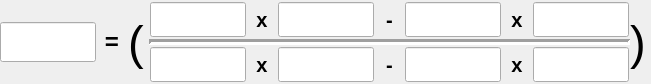
    <widget class="QWidget" name="horizontalLayoutWidget">
     <property name="geometry">
      <rect>
       <x>200</x>
       <y>260</y>
       <width>651</width>
       <height>84</height>
      </rect>
     </property>
     <layout class="QHBoxLayout" name="horizontalLayout_9" stretch="12,2,45,2">
      <property name="spacing">
       <number>0</number>
      </property>
      <property name="margin">
       <number>0</number>
      </property>
      <item>
       <layout class="QVBoxLayout" name="verticalLayout_2" stretch="2,3,2">
        <property name="spacing">
         <number>0</number>
        </property>
        <property name="margin">
         <number>0</number>
        </property>
        <item>
         <spacer name="verticalSpacer">
          <property name="orientation">
           <enum>Qt::Vertical</enum>
          </property>
          <property name="sizeHint" stdset="0">
           <size>
            <width>20</width>
            <height>40</height>
           </size>
          </property>
         </spacer>
        </item>
        <item>
         <layout class="QHBoxLayout" name="horizontalLayout_11" stretch="3,1">
          <item>
           <widget class="caLineEdit" name="caLineEdit_26">
            <property name="sizePolicy">
             <sizepolicy hsizetype="Expanding" vsizetype="Expanding">
              <horstretch>0</horstretch>
              <verstretch>0</verstretch>
             </sizepolicy>
            </property>
            <property name="font">
             <font>
              <family>Monospace</family>
              <pointsize>20</pointsize>
              <stylestrategy>PreferDefault</stylestrategy>
             </font>
            </property>
            <property name="alignment">
             <set>Qt::AlignAbsolute|Qt::AlignCenter|Qt::AlignHCenter|Qt::AlignVCenter</set>
            </property>
            <property name="channel" stdset="0">
             <string notr="true">$(P)$(HOR).RBV</string>
            </property>
            <property name="foreground">
             <color>
              <red>10</red>
              <green>0</green>
              <blue>184</blue>
             </color>
            </property>
            <property name="background">
             <color>
              <red>200</red>
              <green>200</green>
              <blue>200</blue>
             </color>
            </property>
            <property name="colorMode">
             <enum>caLineEdit::Static</enum>
            </property>
            <property name="precisionMode">
             <enum>caLineEdit::Channel</enum>
            </property>
            <property name="limitsMode">
             <enum>caLineEdit::Channel</enum>
            </property>
            <property name="maxValue">
             <double>1.000000000000000</double>
            </property>
            <property name="minValue">
             <double>0.000000000000000</double>
            </property>
            <property name="fontScaleMode" stdset="0">
             <enum>caLineEdit::WidthAndHeight</enum>
            </property>
            <property name="formatType">
             <enum>caLineEdit::decimal</enum>
            </property>
           </widget>
          </item>
          <item>
           <widget class="caLabel" name="calabel_49">
            <property name="sizePolicy">
             <sizepolicy hsizetype="Expanding" vsizetype="Preferred">
              <horstretch>0</horstretch>
              <verstretch>0</verstretch>
             </sizepolicy>
            </property>
            <property name="font">
             <font>
              <pointsize>18</pointsize>
              <weight>75</weight>
              <bold>true</bold>
             </font>
            </property>
            <property name="text">
             <string>=</string>
            </property>
            <property name="alignment">
             <set>Qt::AlignCenter</set>
            </property>
           </widget>
          </item>
         </layout>
        </item>
        <item>
         <spacer name="verticalSpacer_2">
          <property name="orientation">
           <enum>Qt::Vertical</enum>
          </property>
          <property name="sizeHint" stdset="0">
           <size>
            <width>20</width>
            <height>40</height>
           </size>
          </property>
         </spacer>
        </item>
       </layout>
      </item>
      <item>
       <widget class="caLabel" name="calabel_12">
        <property name="font">
         <font>
          <pointsize>35</pointsize>
         </font>
        </property>
        <property name="text">
         <string>(</string>
        </property>
       </widget>
      </item>
      <item>
       <layout class="QVBoxLayout" name="verticalLayout" stretch="5,1,5">
        <property name="margin">
         <number>0</number>
        </property>
        <item>
         <layout class="QHBoxLayout" name="horizontalLayout_13" stretch="3,1,3,1,3,1,3">
          <property name="spacing">
           <number>0</number>
          </property>
          <property name="leftMargin">
           <number>1</number>
          </property>
          <property name="topMargin">
           <number>2</number>
          </property>
          <property name="rightMargin">
           <number>1</number>
          </property>
          <property name="bottomMargin">
           <number>2</number>
          </property>
          <item>
           <widget class="caLineEdit" name="caLineEdit_30">
            <property name="sizePolicy">
             <sizepolicy hsizetype="Expanding" vsizetype="Expanding">
              <horstretch>0</horstretch>
              <verstretch>0</verstretch>
             </sizepolicy>
            </property>
            <property name="font">
             <font>
              <family>Monospace</family>
              <pointsize>17</pointsize>
              <stylestrategy>PreferDefault</stylestrategy>
             </font>
            </property>
            <property name="alignment">
             <set>Qt::AlignAbsolute|Qt::AlignCenter|Qt::AlignHCenter|Qt::AlignVCenter</set>
            </property>
            <property name="channel" stdset="0">
             <string notr="true">$(P)$(SLITS):vCenterC2.VAL</string>
            </property>
            <property name="foreground">
             <color>
              <red>10</red>
              <green>0</green>
              <blue>184</blue>
             </color>
            </property>
            <property name="background">
             <color>
              <red>200</red>
              <green>200</green>
              <blue>200</blue>
             </color>
            </property>
            <property name="colorMode">
             <enum>caLineEdit::Static</enum>
            </property>
            <property name="precisionMode">
             <enum>caLineEdit::Channel</enum>
            </property>
            <property name="limitsMode">
             <enum>caLineEdit::Channel</enum>
            </property>
            <property name="maxValue">
             <double>1.000000000000000</double>
            </property>
            <property name="minValue">
             <double>0.000000000000000</double>
            </property>
            <property name="fontScaleMode" stdset="0">
             <enum>caLineEdit::WidthAndHeight</enum>
            </property>
            <property name="formatType">
             <enum>caLineEdit::decimal</enum>
            </property>
           </widget>
          </item>
          <item>
           <widget class="caLabel" name="calabel_51">
            <property name="sizePolicy">
             <sizepolicy hsizetype="Expanding" vsizetype="Preferred">
              <horstretch>0</horstretch>
              <verstretch>0</verstretch>
             </sizepolicy>
            </property>
            <property name="font">
             <font>
              <pointsize>15</pointsize>
              <weight>75</weight>
              <bold>true</bold>
             </font>
            </property>
            <property name="text">
             <string>x</string>
            </property>
            <property name="alignment">
             <set>Qt::AlignCenter</set>
            </property>
           </widget>
          </item>
          <item>
           <widget class="caLineEdit" name="caLineEdit_28">
            <property name="sizePolicy">
             <sizepolicy hsizetype="Expanding" vsizetype="Expanding">
              <horstretch>0</horstretch>
              <verstretch>0</verstretch>
             </sizepolicy>
            </property>
            <property name="font">
             <font>
              <family>Monospace</family>
              <pointsize>17</pointsize>
              <stylestrategy>PreferDefault</stylestrategy>
             </font>
            </property>
            <property name="alignment">
             <set>Qt::AlignAbsolute|Qt::AlignCenter|Qt::AlignHCenter|Qt::AlignVCenter</set>
            </property>
            <property name="channel" stdset="0">
             <string notr="true">$(P)$(SLITS):hCenter.RBV</string>
            </property>
            <property name="foreground">
             <color>
              <red>10</red>
              <green>0</green>
              <blue>184</blue>
             </color>
            </property>
            <property name="background">
             <color>
              <red>200</red>
              <green>200</green>
              <blue>200</blue>
             </color>
            </property>
            <property name="colorMode">
             <enum>caLineEdit::Static</enum>
            </property>
            <property name="precisionMode">
             <enum>caLineEdit::Channel</enum>
            </property>
            <property name="limitsMode">
             <enum>caLineEdit::Channel</enum>
            </property>
            <property name="maxValue">
             <double>1.000000000000000</double>
            </property>
            <property name="minValue">
             <double>0.000000000000000</double>
            </property>
            <property name="fontScaleMode" stdset="0">
             <enum>caLineEdit::WidthAndHeight</enum>
            </property>
            <property name="formatType">
             <enum>caLineEdit::decimal</enum>
            </property>
           </widget>
          </item>
          <item>
           <widget class="caLabel" name="calabel_52">
            <property name="sizePolicy">
             <sizepolicy hsizetype="Expanding" vsizetype="Preferred">
              <horstretch>0</horstretch>
              <verstretch>0</verstretch>
             </sizepolicy>
            </property>
            <property name="font">
             <font>
              <pointsize>15</pointsize>
              <weight>75</weight>
              <bold>true</bold>
             </font>
            </property>
            <property name="text">
             <string>-</string>
            </property>
            <property name="alignment">
             <set>Qt::AlignCenter</set>
            </property>
            <property name="indent">
             <number>0</number>
            </property>
           </widget>
          </item>
          <item>
           <widget class="caLineEdit" name="caLineEdit_31">
            <property name="sizePolicy">
             <sizepolicy hsizetype="Expanding" vsizetype="Expanding">
              <horstretch>0</horstretch>
              <verstretch>0</verstretch>
             </sizepolicy>
            </property>
            <property name="font">
             <font>
              <family>Monospace</family>
              <pointsize>17</pointsize>
              <stylestrategy>PreferDefault</stylestrategy>
             </font>
            </property>
            <property name="alignment">
             <set>Qt::AlignAbsolute|Qt::AlignCenter|Qt::AlignHCenter|Qt::AlignVCenter</set>
            </property>
            <property name="channel" stdset="0">
             <string notr="true">$(P)$(SLITS):hCenterC2.VAL</string>
            </property>
            <property name="foreground">
             <color>
              <red>10</red>
              <green>0</green>
              <blue>184</blue>
             </color>
            </property>
            <property name="background">
             <color>
              <red>200</red>
              <green>200</green>
              <blue>200</blue>
             </color>
            </property>
            <property name="colorMode">
             <enum>caLineEdit::Static</enum>
            </property>
            <property name="precisionMode">
             <enum>caLineEdit::Channel</enum>
            </property>
            <property name="limitsMode">
             <enum>caLineEdit::Channel</enum>
            </property>
            <property name="maxValue">
             <double>1.000000000000000</double>
            </property>
            <property name="minValue">
             <double>0.000000000000000</double>
            </property>
            <property name="fontScaleMode" stdset="0">
             <enum>caLineEdit::WidthAndHeight</enum>
            </property>
            <property name="formatType">
             <enum>caLineEdit::decimal</enum>
            </property>
           </widget>
          </item>
          <item>
           <widget class="caLabel" name="calabel_53">
            <property name="sizePolicy">
             <sizepolicy hsizetype="Expanding" vsizetype="Preferred">
              <horstretch>0</horstretch>
              <verstretch>0</verstretch>
             </sizepolicy>
            </property>
            <property name="font">
             <font>
              <pointsize>15</pointsize>
              <weight>75</weight>
              <bold>true</bold>
             </font>
            </property>
            <property name="text">
             <string>x</string>
            </property>
            <property name="alignment">
             <set>Qt::AlignCenter</set>
            </property>
           </widget>
          </item>
          <item>
           <widget class="caLineEdit" name="caLineEdit_29">
            <property name="sizePolicy">
             <sizepolicy hsizetype="Expanding" vsizetype="Expanding">
              <horstretch>0</horstretch>
              <verstretch>0</verstretch>
             </sizepolicy>
            </property>
            <property name="font">
             <font>
              <family>Monospace</family>
              <pointsize>17</pointsize>
              <stylestrategy>PreferDefault</stylestrategy>
             </font>
            </property>
            <property name="alignment">
             <set>Qt::AlignAbsolute|Qt::AlignCenter|Qt::AlignHCenter|Qt::AlignVCenter</set>
            </property>
            <property name="channel" stdset="0">
             <string notr="true">$(P)$(SLITS):vCenter.RBV</string>
            </property>
            <property name="foreground">
             <color>
              <red>10</red>
              <green>0</green>
              <blue>184</blue>
             </color>
            </property>
            <property name="background">
             <color>
              <red>200</red>
              <green>200</green>
              <blue>200</blue>
             </color>
            </property>
            <property name="colorMode">
             <enum>caLineEdit::Static</enum>
            </property>
            <property name="precisionMode">
             <enum>caLineEdit::Channel</enum>
            </property>
            <property name="limitsMode">
             <enum>caLineEdit::Channel</enum>
            </property>
            <property name="maxValue">
             <double>1.000000000000000</double>
            </property>
            <property name="minValue">
             <double>0.000000000000000</double>
            </property>
            <property name="fontScaleMode" stdset="0">
             <enum>caLineEdit::WidthAndHeight</enum>
            </property>
            <property name="formatType">
             <enum>caLineEdit::decimal</enum>
            </property>
           </widget>
          </item>
         </layout>
        </item>
        <item>
         <widget class="Line" name="line_2">
          <property name="sizePolicy">
           <sizepolicy hsizetype="Minimum" vsizetype="Expanding">
            <horstretch>0</horstretch>
            <verstretch>0</verstretch>
           </sizepolicy>
          </property>
          <property name="lineWidth">
           <number>3</number>
          </property>
          <property name="orientation">
           <enum>Qt::Horizontal</enum>
          </property>
         </widget>
        </item>
        <item>
         <layout class="QHBoxLayout" name="horizontalLayout_10" stretch="3,1,3,1,3,1,3">
          <property name="spacing">
           <number>0</number>
          </property>
          <property name="leftMargin">
           <number>1</number>
          </property>
          <property name="topMargin">
           <number>2</number>
          </property>
          <property name="rightMargin">
           <number>1</number>
          </property>
          <property name="bottomMargin">
           <number>2</number>
          </property>
          <item>
           <widget class="caLineEdit" name="caLineEdit_33">
            <property name="sizePolicy">
             <sizepolicy hsizetype="Expanding" vsizetype="Expanding">
              <horstretch>0</horstretch>
              <verstretch>0</verstretch>
             </sizepolicy>
            </property>
            <property name="font">
             <font>
              <family>Monospace</family>
              <pointsize>17</pointsize>
              <stylestrategy>PreferDefault</stylestrategy>
             </font>
            </property>
            <property name="alignment">
             <set>Qt::AlignAbsolute|Qt::AlignCenter|Qt::AlignHCenter|Qt::AlignVCenter</set>
            </property>
            <property name="channel" stdset="0">
             <string notr="true">$(P)$(SLITS):hCenterC1.VAL</string>
            </property>
            <property name="foreground">
             <color>
              <red>10</red>
              <green>0</green>
              <blue>184</blue>
             </color>
            </property>
            <property name="background">
             <color>
              <red>200</red>
              <green>200</green>
              <blue>200</blue>
             </color>
            </property>
            <property name="colorMode">
             <enum>caLineEdit::Static</enum>
            </property>
            <property name="precisionMode">
             <enum>caLineEdit::Channel</enum>
            </property>
            <property name="limitsMode">
             <enum>caLineEdit::Channel</enum>
            </property>
            <property name="maxValue">
             <double>1.000000000000000</double>
            </property>
            <property name="minValue">
             <double>0.000000000000000</double>
            </property>
            <property name="fontScaleMode" stdset="0">
             <enum>caLineEdit::WidthAndHeight</enum>
            </property>
            <property name="formatType">
             <enum>caLineEdit::decimal</enum>
            </property>
           </widget>
          </item>
          <item>
           <widget class="caLabel" name="calabel_46">
            <property name="sizePolicy">
             <sizepolicy hsizetype="Expanding" vsizetype="Preferred">
              <horstretch>0</horstretch>
              <verstretch>0</verstretch>
             </sizepolicy>
            </property>
            <property name="font">
             <font>
              <pointsize>15</pointsize>
              <weight>75</weight>
              <bold>true</bold>
             </font>
            </property>
            <property name="text">
             <string>x</string>
            </property>
            <property name="alignment">
             <set>Qt::AlignCenter</set>
            </property>
           </widget>
          </item>
          <item>
           <widget class="caLineEdit" name="caLineEdit_24">
            <property name="sizePolicy">
             <sizepolicy hsizetype="Expanding" vsizetype="Expanding">
              <horstretch>0</horstretch>
              <verstretch>0</verstretch>
             </sizepolicy>
            </property>
            <property name="font">
             <font>
              <family>Monospace</family>
              <pointsize>17</pointsize>
              <stylestrategy>PreferDefault</stylestrategy>
             </font>
            </property>
            <property name="alignment">
             <set>Qt::AlignAbsolute|Qt::AlignCenter|Qt::AlignHCenter|Qt::AlignVCenter</set>
            </property>
            <property name="channel" stdset="0">
             <string notr="true">$(P)$(SLITS):vCenterC2.VAL</string>
            </property>
            <property name="foreground">
             <color>
              <red>10</red>
              <green>0</green>
              <blue>184</blue>
             </color>
            </property>
            <property name="background">
             <color>
              <red>200</red>
              <green>200</green>
              <blue>200</blue>
             </color>
            </property>
            <property name="colorMode">
             <enum>caLineEdit::Static</enum>
            </property>
            <property name="precisionMode">
             <enum>caLineEdit::Channel</enum>
            </property>
            <property name="limitsMode">
             <enum>caLineEdit::Channel</enum>
            </property>
            <property name="maxValue">
             <double>1.000000000000000</double>
            </property>
            <property name="minValue">
             <double>0.000000000000000</double>
            </property>
            <property name="fontScaleMode" stdset="0">
             <enum>caLineEdit::WidthAndHeight</enum>
            </property>
            <property name="formatType">
             <enum>caLineEdit::decimal</enum>
            </property>
           </widget>
          </item>
          <item>
           <widget class="caLabel" name="calabel_47">
            <property name="sizePolicy">
             <sizepolicy hsizetype="Expanding" vsizetype="Preferred">
              <horstretch>0</horstretch>
              <verstretch>0</verstretch>
             </sizepolicy>
            </property>
            <property name="font">
             <font>
              <pointsize>15</pointsize>
              <weight>75</weight>
              <bold>true</bold>
             </font>
            </property>
            <property name="text">
             <string>-</string>
            </property>
            <property name="alignment">
             <set>Qt::AlignCenter</set>
            </property>
            <property name="indent">
             <number>0</number>
            </property>
           </widget>
          </item>
          <item>
           <widget class="caLineEdit" name="caLineEdit_32">
            <property name="sizePolicy">
             <sizepolicy hsizetype="Expanding" vsizetype="Expanding">
              <horstretch>0</horstretch>
              <verstretch>0</verstretch>
             </sizepolicy>
            </property>
            <property name="font">
             <font>
              <family>Monospace</family>
              <pointsize>17</pointsize>
              <stylestrategy>PreferDefault</stylestrategy>
             </font>
            </property>
            <property name="alignment">
             <set>Qt::AlignAbsolute|Qt::AlignCenter|Qt::AlignHCenter|Qt::AlignVCenter</set>
            </property>
            <property name="channel" stdset="0">
             <string notr="true">$(P)$(SLITS):vCenterC1.VAL</string>
            </property>
            <property name="foreground">
             <color>
              <red>10</red>
              <green>0</green>
              <blue>184</blue>
             </color>
            </property>
            <property name="background">
             <color>
              <red>200</red>
              <green>200</green>
              <blue>200</blue>
             </color>
            </property>
            <property name="colorMode">
             <enum>caLineEdit::Static</enum>
            </property>
            <property name="precisionMode">
             <enum>caLineEdit::Channel</enum>
            </property>
            <property name="limitsMode">
             <enum>caLineEdit::Channel</enum>
            </property>
            <property name="maxValue">
             <double>1.000000000000000</double>
            </property>
            <property name="minValue">
             <double>0.000000000000000</double>
            </property>
            <property name="fontScaleMode" stdset="0">
             <enum>caLineEdit::WidthAndHeight</enum>
            </property>
            <property name="formatType">
             <enum>caLineEdit::decimal</enum>
            </property>
           </widget>
          </item>
          <item>
           <widget class="caLabel" name="calabel_48">
            <property name="sizePolicy">
             <sizepolicy hsizetype="Expanding" vsizetype="Preferred">
              <horstretch>0</horstretch>
              <verstretch>0</verstretch>
             </sizepolicy>
            </property>
            <property name="font">
             <font>
              <pointsize>15</pointsize>
              <weight>75</weight>
              <bold>true</bold>
             </font>
            </property>
            <property name="text">
             <string>x</string>
            </property>
            <property name="alignment">
             <set>Qt::AlignCenter</set>
            </property>
           </widget>
          </item>
          <item>
           <widget class="caLineEdit" name="caLineEdit_25">
            <property name="sizePolicy">
             <sizepolicy hsizetype="Expanding" vsizetype="Expanding">
              <horstretch>0</horstretch>
              <verstretch>0</verstretch>
             </sizepolicy>
            </property>
            <property name="font">
             <font>
              <family>Monospace</family>
              <pointsize>17</pointsize>
              <stylestrategy>PreferDefault</stylestrategy>
             </font>
            </property>
            <property name="alignment">
             <set>Qt::AlignAbsolute|Qt::AlignCenter|Qt::AlignHCenter|Qt::AlignVCenter</set>
            </property>
            <property name="channel" stdset="0">
             <string notr="true">$(P)$(SLITS):hCenterC2.VAL</string>
            </property>
            <property name="foreground">
             <color>
              <red>10</red>
              <green>0</green>
              <blue>184</blue>
             </color>
            </property>
            <property name="background">
             <color>
              <red>200</red>
              <green>200</green>
              <blue>200</blue>
             </color>
            </property>
            <property name="colorMode">
             <enum>caLineEdit::Static</enum>
            </property>
            <property name="precisionMode">
             <enum>caLineEdit::Channel</enum>
            </property>
            <property name="limitsMode">
             <enum>caLineEdit::Channel</enum>
            </property>
            <property name="maxValue">
             <double>1.000000000000000</double>
            </property>
            <property name="minValue">
             <double>0.000000000000000</double>
            </property>
            <property name="fontScaleMode" stdset="0">
             <enum>caLineEdit::WidthAndHeight</enum>
            </property>
            <property name="formatType">
             <enum>caLineEdit::decimal</enum>
            </property>
           </widget>
          </item>
         </layout>
        </item>
       </layout>
      </item>
      <item>
       <widget class="caLabel" name="calabel_41">
        <property name="font">
         <font>
          <pointsize>35</pointsize>
         </font>
        </property>
        <property name="text">
         <string>)</string>
        </property>
       </widget>
      </item>
     </layout>
    </widget>
